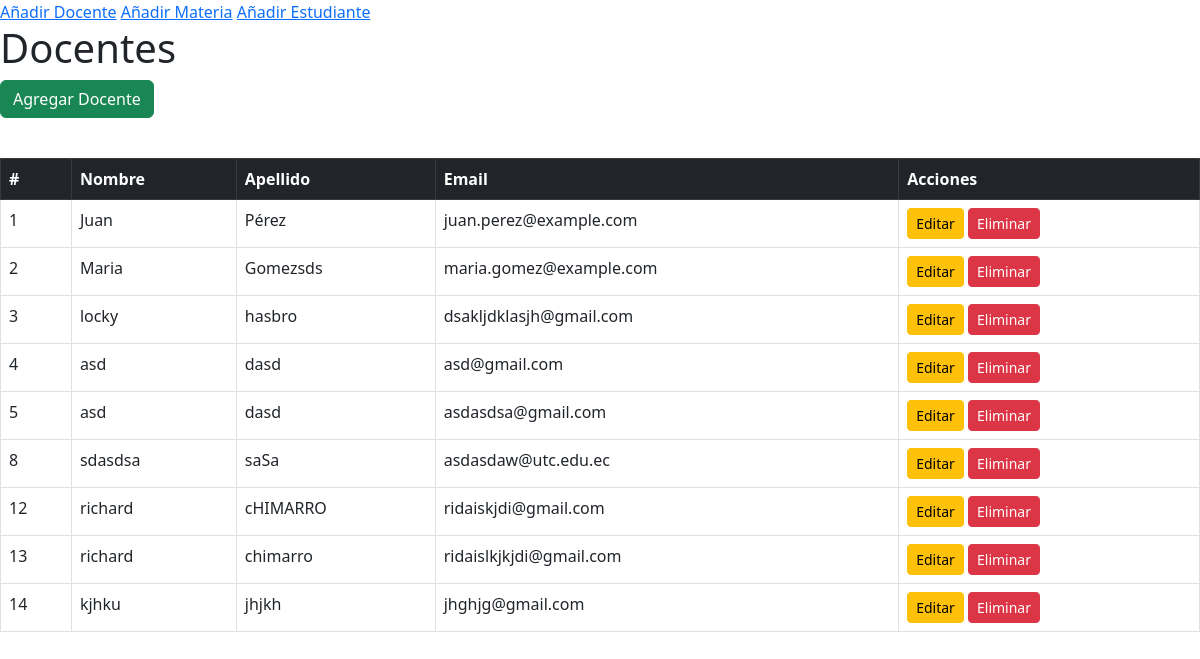
/agregar_docente/, run on an earlier commit of the app's database.
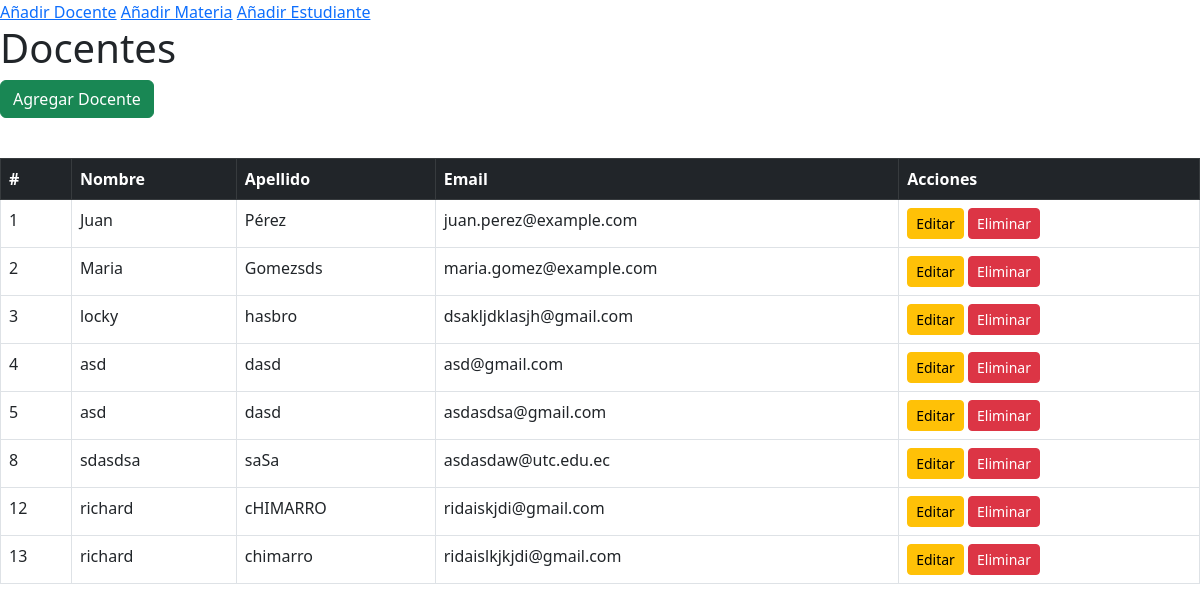
And on a later commit of the database.
### aplicaciones/escolastico/models.py (models this page shows, shortened)
class Docente(models.Model):
    nombre = models.CharField(max_length=100)
    apellido = models.CharField(max_length=100)
    email = models.EmailField(unique=True)

### aplicaciones/escolastico/views.py (the view, shortened to what this page needs)
# urls.py: path("agregar_docente/", views.agregar_docente),
def agregar_docente(request):
    docentes = Docente.objects.all()
    materias = Materia.objects.all()
    return render(request, "agregar_docente.html", {"docentes": docentes, "materias": materias})

### aplicaciones/escolastico/templates/agregar_docente.html (shortened to what this page needs)
{% extends "inicio.html" %}
{% block content %}
<h1>Docentes</h1>
<button class="btn btn-success mb-3" data-bs-toggle="modal" data-bs-target="#docenteModal">
    Agregar Docente
</button>
<table class="table table-bordered mt-4">
    <thead class="table-dark">
        <tr>
            <th>#</th>
            <th>Nombre</th>
            <th>Apellido</th>
            <th>Email</th>
            <th>Acciones</th>
        </tr>
    </thead>
    <tbody>
        {% for docente in docentes %}
        <tr>
            <td>{{ docente.id }}</td>
            <td>{{ docente.nombre }}</td>
            <td>{{ docente.apellido }}</td>
            <td>{{ docente.email }}</td>
            <td>
                <button class="btn btn-warning btn-sm"
                        data-bs-toggle="modal"
                        data-bs-target="#docenteModal"
                        data-id="{{ docente.id }}"
                        data-nombre="{{ docente.nombre }}"
                        data-apellido="{{ docente.apellido }}"
                        data-email="{{ docente.email }}">
                    Editar
                </button>
                <a  href="/eliminar_docente/{{ docente.id }}"
                   class="btn btn-danger btn-sm"
                   onclick="return confirm('¿Está seguro de eliminar este docente?');">
                    Eliminar
                </a>
            </td>
        </tr>
        {% endfor %}
    </tbody>
</table>
{% endblock %}

What changed in the data, as far as the page shows it:
removed Docente: id "14", nombre "kjhku", apellido "jhjkh", email "jhghjg@gmail.com"
